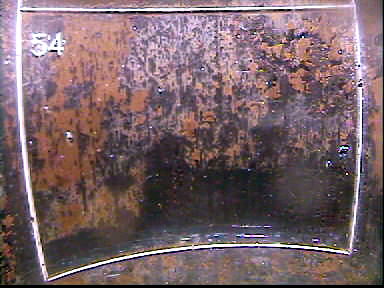
#> input picture python/frame-54.tiff, 384 x 288 px
$ python rectify.py   (Python 2 division)   (older library calls are emulated)
#> lines starting #> are read from the running program, lines starting #| are printed output that depends on the picture; after the words box and inside, x2 and y2 are one past the last pixel; in counts of white or black regions, pixels touching at a corner belong together
# -*- coding: utf-8 -*-
"""
Created on Fri Dec  2 15:56:23 2016

@author: aparra
"""

import numpy as np
import cv2
from rbfwarp2d import rbfwarp2d

#from quality_cython import quality_cy

norm = np.linalg.norm
epsilon = 0.000000001

class Circle:
    """Circle representation"""

    def __init__(self, centre=np.array([0, 0]), rad=0):
        self.centre = centre
        self.rad = rad

    @property
    def centre(self):
        return self.centre

    @property
    def radius(self):
        return self.rad

    # [59 lines left out: function from_base, not called in this run]


def circle_vectorized(points):

    n = points.shape[2]

    points_prima = points - points[0, :, :]
    points_prima_squared = np.sum(points_prima ** 2, axis=1)
    # print "points_prima.shape",points_prima.shape
    # print "points_prima_squared.shape",points_prima_squared.shape

    Dp = 2 * (points_prima[1, 0] * points_prima[2, 1] - points_prima[1, 1] * points_prima[2, 0])
    # print "Dp.shape",Dp.shape

    # print "points_prima_squared",points_prima_squared,"Dp",Dp

    Up = np.empty((2, n))

    Up[0] = (points_prima[2, 1] * points_prima_squared[1] - points_prima[1, 1] * points_prima_squared[2]) / Dp
    Up[1] = (points_prima[1, 0] * points_prima_squared[2] - points_prima[2, 0] * points_prima_squared[1]) / Dp

    # print Up[:,:5]

    centers = Up + points[0, :, :]

    # distance of centers to first point
    diff = points[0, :, :] - centers
    radii = norm(diff, axis=0)

    return centers, radii


class LineLocation:
    N, S, W, E = range(4)


# [193 lines left out: functions improfile_vectorized, improfile_loop, improfile_a, improfile_b, quality_vectorized, quality and 1 more, not called in this run]


# def auto_canny(image, sigma=0.33):
#     # method in http://www.pyimagesearch.com/2015/04/06/zero-parameter-automatic-canny-edge-detection-with-python-and-opencv/
#
#     # compute the median of the single channel pixel intensities
#     v = np.median(image)
#
#     # apply automatic Canny edge detection using the computed median
#     lower = int(max(0, (1.0 - sigma) * v))
#     upper = int(min(255, (1.0 + sigma) * v))
#     edged = cv2.Canny(image, lower, upper)
#
#     return edged

def auto_canny(im):
    # http://stackoverflow.com/questions/4292249/automatic-calculation-of-low-and-high-thresholds-for-the-canny-operation-in-open
    otsu_th = cv2.threshold(im,  0, 255, cv2.THRESH_BINARY | cv2.THRESH_OTSU)[0]
    edged = cv2.Canny(im, otsu_th/3., otsu_th)
    return edged


def fit_circle_vectorized(im, location, iterations, debug=False):

    h, w = im.shape

    if debug: print "image shape",im.shape,"location",location

    vertical_sampling = location == LineLocation.W or location == LineLocation.E


    #create sample of circles
    ncircles = iterations

    efective_circles = 0

    centers = np.empty((2,0))
    radii = np.empty(0)

    while efective_circles < iterations:
        if vertical_sampling:  # W E
            base = w * np.random.uniform(size=(3,2,ncircles))
            min_radius = 1.5 * h
            y = np.array([h / 6., h / 2., 5 * h / 6.])
            mu = (w / 2.) * np.ones(3)
            sigma = .5 * w

            base[0,1,:] = y[0]
            base[1,1,:] = y[1]
            base[2,1,:] = y[2]

            #x = w * np.random.rand(3)
            #base[:,0,:] = w * np.random.uniform(size=(3,ncircles))

        else:  # N S
            base = h * np.random.uniform(size=(3,2,ncircles))
            min_radius = 1.5 * w
            x = np.array([w / 6., w / 2., 5 * w / 6.])

            base[0,0,:] = x[0]
            base[1,0,:] = x[1]
            base[2,0,:] = x[2]


            mu = (h / 2.) * np.ones(3)
            sigma = .5 * h
            #y = h * np.random.rand(3)
            #base[:,1,:] = h * np.random.uniform(size=(3,ncircles))


        centers_, radii_ = circle_vectorized(base)

        #check for minimum radii
        valid = np.argwhere(radii_ >= min_radius)[:,0]
        if location == LineLocation.W:
            valid2 = np.argwhere(centers_[0,:] >= 0)[:,0]
            valid = list(set(valid) & set(valid2))
        elif location == LineLocation.E:
            valid2 = np.argwhere(centers_[0,:] < w)[:,0]
            valid = list(set(valid) & set(valid2))

        else:
            valid = list(valid)

        efective_circles += len(valid)

        #print "efective_circles",efective_circles

        centers = np.c_[centers,centers_[:,valid]]
        radii = np.r_[radii,radii_[valid]]


    #test
    if False:
        for i in xrange(iterations):
            base1 = base[:,:,i].T
            c2 = Circle.from_base(base1)

            #print c2.centre[0],c2.centre[1],c2.rad,centers[0,i],centers[1,i],radii[i]


            #assert abs(c2.centre[0] - centers[0,i]) <= 1, "{0} {1}".format(c2.centre[0] , centers[0,i])
            #assert abs(c2.centre[1] - centers[1,i]) <= 1, "{0} {1}".format(c2.centre[1] , centers[1,i])
            #assert abs(c2.rad - radii[i]) <= 5, "{0} {1}".format(c2.rad , radii[i])

        #quit()

    r2 = radii**2

    best_q = 0  # quality(im, centre, rad);
    best_circle = Circle()

    k = 0
    k1 = 0
    k2 = 0
    k3 = 0

    for i in xrange(iterations):
        #circle = Circle(centre=centers[:,i],rad=radii[i])
        rad = radii[i]

        q = quality(im, centers[:,i],rad,r2[i],location)

        if debug: print "iter", i, q, best_q

        if q > best_q:
            best_q = q
            best_circle = Circle(centre=centers[:,i],rad=radii[i])


    #print iterations,k
    return best_circle


# [144 lines left out: function fit_circle_loop, not called in this run]

#fit_circle = fit_circle_loop
fit_circle = fit_circle_vectorized

# [73 lines left out: functions circinter, find_corner, circ_eval_x, circ_eval_y, not called in this run]


def find_circles(im, iterations, line_offset=4):

    h, w = im.shape
    divs = 4.

    im_e = im[:, int(((divs-1) / divs) * w):]
    im_w = im[:, 1:int((1 / divs) * w)]
    im_n = im[:int((1 / divs) * h), :]
    im_s = im[int(((divs-1) / divs) * h):, :]

    e = fit_circle(im_e, LineLocation.E,iterations)
    e.centre += np.array([int(((divs-1) / divs) * w), 0], np.int)
    e.centre[0] += line_offset

    w = fit_circle(im_w, LineLocation.W,iterations)
    w.centre[0] -= line_offset

    n = fit_circle(im_n, LineLocation.N,iterations)
    n.centre[1] -= line_offset

    s = fit_circle(im_s, LineLocation.S,iterations)
    s.centre += np.array([0, int(((divs-1) / divs) * h)])
    s.centre[1] += line_offset

    return n, s, w, e


# [10 lines left out: function find_corners, not called in this run]


def rectify(original, iterations=5000, ds=7, pad=4):
    # Rectify a distortiend image (original) to a rectangle. Each edge is discretised in ds points
    # The rectified size can be target_size if is not None. If it is None same size as original

    # detect edges
    im = cv2.cvtColor(original, cv2.COLOR_BGR2GRAY)
    im = cv2.GaussianBlur(im, (0, 0), 1.5)
    im = auto_canny(im)

    # avoid artifacts in the edge of the image
    im[-pad:, :] = 0
    im[:pad, :] = 0
    im[:, :pad] = 0
    im[:, -pad:] = 0

    h, w = im.shape

    circle_n, circle_s, circle_w, circle_e = find_circles(im,iterations=iterations)

    a, b, c, d = find_corners(im, circle_n, circle_s, circle_w, circle_e)

    # Obtain correspondences
    ptsN = np.zeros([ds, 2])
    ptsS = np.zeros([ds, 2])
    ptsW = np.zeros([ds, 2])
    ptsE = np.zeros([ds, 2])

    ptsN[:, 0] = np.linspace(a[0], b[0], ds)
    ptsN[:, 1] = circ_eval_x(ptsN[:, 0], circle_n, h)

    ptsS[:, 0] = np.linspace(d[0], c[0], ds)
    ptsS[:, 1] = circ_eval_x(ptsS[:, 0], circle_s, h)

    ptsW[:, 1] = np.linspace(a[1], d[1], ds)
    ptsW[:, 0] = circ_eval_y(ptsW[:, 1], circle_w, w)

    ptsE[:, 1] = np.linspace(b[1], c[1], ds)
    ptsE[:, 0] = circ_eval_y(ptsE[:, 1], circle_e, w)

    # N S W E

    xN = np.linspace(0, w-1, ds)
    xS = np.linspace(0, w-1, ds)

    yW = np.linspace(0, h-1, ds)
    yE = np.linspace(0, h-1, ds)

    pd = np.array([xN[1:-1], np.zeros(ds-2)]).T
    pd = np.concatenate((pd, np.array([xS[1:-1], (h-1) * np.ones(ds-2)]).T))
    pd = np.concatenate((pd, np.array([np.zeros(ds), yW]).T))
    pd = np.concatenate((pd, np.array([(w-1) * np.ones(ds), yE]).T))

    ps = np.concatenate([ptsN[1:-1, :], ptsS[1:-1], ptsW, ptsE])

    # Thin plate warping
    rectified = rbfwarp2d(original, ps, pd, method="g", r=.5 * w)

    circles = {'north': circle_n, 'south': circle_s, 'west': circle_w, 'east': circle_e}
    matches = {'north': ptsN, 'south': ptsS, 'west': ptsW, 'east': ptsE}
    return rectified, circles, matches


def main():

    import matplotlib.pyplot as plt

    # [5 lines left out: function plot_circle, not called in this run]


    np.random.seed(2)

    # image_filename = '../matlab/im.tiff'
    image_filename = 'frame-54.tiff'
    original = cv2.imread(image_filename)
#> original is the input picture: shape (288, 384, 3); mean B, G, R 103.9, 98.4, 119.9
    im = cv2.cvtColor(original, cv2.COLOR_BGR2GRAY)

    h, w = im.shape
#> h = 288; w = 384

    # [6 lines of commented-out code are left out]

    plt.subplot(121)
    rectified, circles, matches = rectify(original)
#> in rectify, `im = cv2.GaussianBlur(im, (0, 0), 1.5)`:
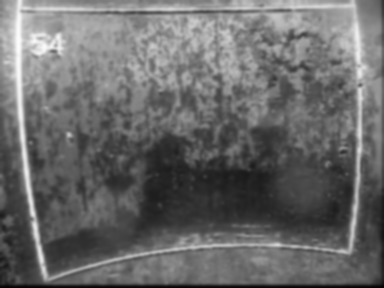
#> im: shape (288, 384); min 2, max 252, mean 105.6
#> in auto_canny, `otsu_th = cv2.threshold(im,  0, 255, cv2.THRESH_BINARY | cv2.THRESH_OT..`: otsu_th = 111
#> in auto_canny, `edged = cv2.Canny(im, otsu_th/3., otsu_th)`:
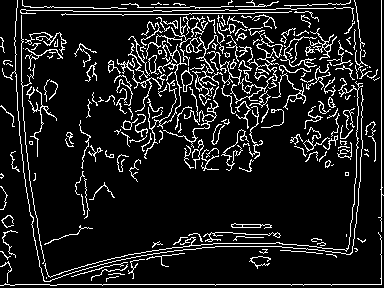
#> edged: shape (288, 384); 11.4% white in thin lines or dots
#> in rectify, `im[-pad:, :] = 0`:
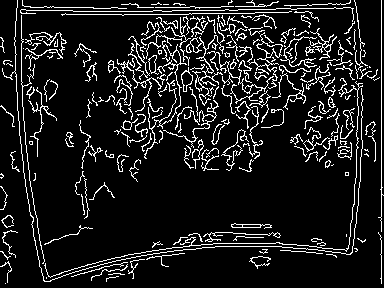
#> im: shape (288, 384); 11% white in thin lines or dots
#> in rectify, `im[:pad, :] = 0`: im: shape (288, 384); 11% white in thin lines or dots
#> in rectify, `im[:, -pad:] = 0`: im: shape (288, 384); 10.6% white in thin lines or dots
#> in find_circles, `im_e = im[:, int(((divs-1) / divs) * w):]`:
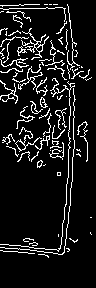
#> im_e: shape (288, 96); 9.8% white in thin lines or dots, all inside (x1, y1, x2, y2) = (0, 4, 92, 258)
#> in find_circles, `im_w = im[:, 1:int((1 / divs) * w)]`:
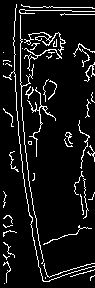
#> im_w: shape (288, 95); 8.3% white in thin lines or dots
#> in find_circles, `im_n = im[:int((1 / divs) * h), :]`:
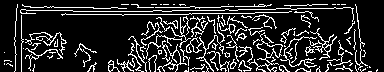
#> im_n: shape (72, 384); 16.3% white in thin lines or dots
#> in find_circles, `im_s = im[int(((divs-1) / divs) * h):, :]`:
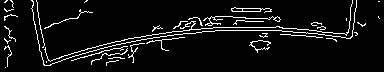
#> im_s: shape (72, 384); 6.6% white in thin lines or dots
    plt.imshow(im, cmap='Greys_r')

    plot_circle(circles['north'])
    plot_circle(circles['west'])
    plot_circle(circles['south'])
    plot_circle(circles['east'])

    plt.plot(matches['north'][:, 0], matches['north'][:, 1], 'oy')
    plt.plot(matches['south'][:, 0], matches['south'][:, 1], 'oy')
    plt.plot(matches['west'][:, 0],  matches['west'][:, 1], 'oy')
    plt.plot(matches['east'][:, 0],  matches['east'][:, 1], 'oy')

    plt.subplot(122)
    plt.imshow(rectified)

    plt.show()
    quit()

if __name__ == "__main__":
#> (the run stopped early here; a loop or call above may not have finished)

$ run again, with matlab/im.tiff copied over python/frame-54.tiff
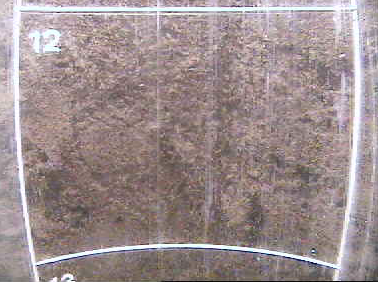
#> input picture matlab/im.tiff, 378 x 282 px
#> in main, original is the input picture: shape (282, 378, 3); mean B, G, R 142.9, 142.3, 157.4
#> otsu_th = 158
#> in auto_canny, `edged = cv2.Canny(im, otsu_th/3., otsu_th)`:
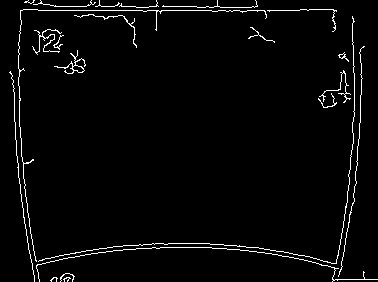
#> edged: shape (282, 378); 2.9% white in thin lines or dots
#> im_e: shape (282, 95); 3.3% white in thin lines or dots, all inside (x1, y1, x2, y2) = (0, 9, 82, 278)
#> im_w: shape (282, 93); 4.2% white in thin lines or dots, all inside (x1, y1, x2, y2) = (8, 4, 93, 278)
#> im_n: shape (70, 378); 4.6% white in thin lines or dots, all inside (x1, y1, x2, y2) = (18, 4, 365, 70)
#> in find_circles, `im_s = im[int(((divs-1) / divs) * h):, :]`:
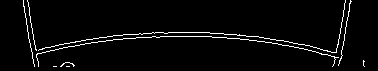
#> im_s: shape (71, 378); 3.4% white in thin lines or dots, all inside (x1, y1, x2, y2) = (23, 0, 365, 67)

$ run again, with python/frame-13.tiff copied over python/frame-54.tiff
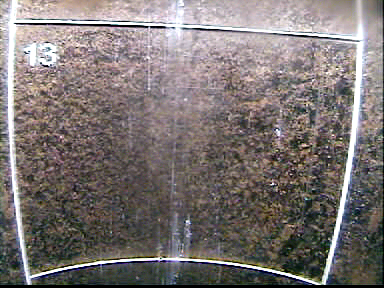
#> input picture python/frame-13.tiff, 384 x 288 px
#> in main, original is the input picture: shape (288, 384, 3); mean B, G, R 114.6, 116.3, 123.9
#> otsu_th = 129
#> in auto_canny, `edged = cv2.Canny(im, otsu_th/3., otsu_th)`:
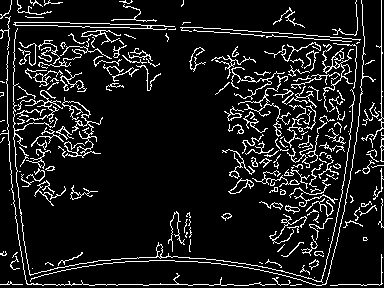
#> edged: shape (288, 384); 10.5% white in thin lines or dots
#> im_e: shape (288, 96); 13.6% white in thin lines or dots
#> im_w: shape (288, 95); 12.3% white in thin lines or dots
#> im_n: shape (72, 384); 10.8% white in thin lines or dots
#> in find_circles, `im_s = im[int(((divs-1) / divs) * h):, :]`:
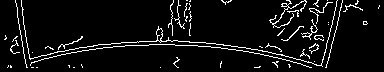
#> im_s: shape (72, 384); 6.4% white in thin lines or dots

$ run again, with python/frame-14.tiff copied over python/frame-54.tiff
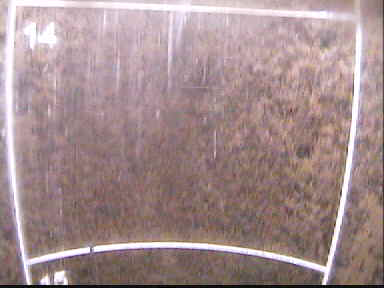
#> input picture python/frame-14.tiff, 384 x 288 px
#> in main, original is the input picture: shape (288, 384, 3); mean B, G, R 141.3, 140.4, 163.1
#> otsu_th = 156
#> edged: shape (288, 384); 2.2% white in thin lines or dots
#> im_e: shape (288, 96); 2.7% white in thin lines or dots, all inside (x1, y1, x2, y2) = (0, 6, 74, 284)
#> im_w: shape (288, 95); 2.6% white in thin lines or dots
#> im_n: shape (72, 384); 2.3% white in thin lines or dots, all inside (x1, y1, x2, y2) = (12, 5, 362, 72)
#> in find_circles, `im_s = im[int(((divs-1) / divs) * h):, :]`:
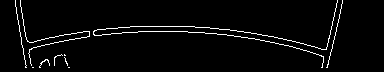
#> im_s: shape (72, 384); 3.3% white in thin lines or dots, all inside (x1, y1, x2, y2) = (15, 0, 343, 68)
